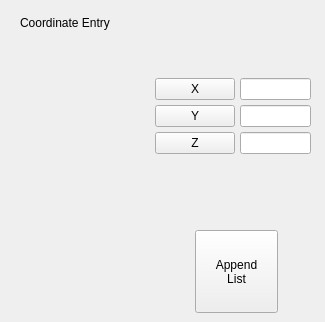
                      <widget class="QWidget" name="page_32">
                       <widget class="QLabel" name="label_32">
                        <property name="geometry">
                         <rect>
                          <x>20</x>
                          <y>15</y>
                          <width>116</width>
                          <height>16</height>
                         </rect>
                        </property>
                        <property name="text">
                         <string>Coordinate Entry</string>
                        </property>
                       </widget>
                       <widget class="QWidget" name="formWidget" native="true">
                        <property name="geometry">
                         <rect>
                          <x>150</x>
                          <y>20</y>
                          <width>166</width>
                          <height>191</height>
                         </rect>
                        </property>
                        <layout class="QFormLayout" name="formLayout_3">
                         <property name="formAlignment">
                          <set>Qt::AlignLeading|Qt::AlignLeft|Qt::AlignVCenter</set>
                         </property>
                         <property name="horizontalSpacing">
                          <number>5</number>
                         </property>
                         <property name="verticalSpacing">
                          <number>5</number>
                         </property>
                         <property name="leftMargin">
                          <number>5</number>
                         </property>
                         <property name="topMargin">
                          <number>5</number>
                         </property>
                         <property name="rightMargin">
                          <number>5</number>
                         </property>
                         <property name="bottomMargin">
                          <number>5</number>
                         </property>
                         <item row="0" column="0">
                          <widget class="QPushButton" name="pushButton_84">
                           <property name="text">
                            <string>X</string>
                           </property>
                           <property name="checkable">
                            <bool>true</bool>
                           </property>
                           <property name="labelName" stdset="0">
                            <string>xCoordLbl</string>
                           </property>
                           <attribute name="buttonGroup">
                            <string notr="true">holeOpBtnGrp</string>
                           </attribute>
                          </widget>
                         </item>
                         <item row="0" column="1">
                          <widget class="QLineEdit" name="xCoordLbl"/>
                         </item>
                         <item row="2" column="0">
                          <widget class="QPushButton" name="pushButton_85">
                           <property name="text">
                            <string>Y</string>
                           </property>
                           <property name="checkable">
                            <bool>true</bool>
                           </property>
                           <property name="labelName" stdset="0">
                            <string>yCoordLbl</string>
                           </property>
                           <attribute name="buttonGroup">
                            <string notr="true">holeOpBtnGrp</string>
                           </attribute>
                          </widget>
                         </item>
                         <item row="3" column="0">
                          <widget class="QPushButton" name="pushButton_86">
                           <property name="text">
                            <string>Z</string>
                           </property>
                           <property name="checkable">
                            <bool>true</bool>
                           </property>
                           <property name="labelName" stdset="0">
                            <string>zCoordLbl</string>
                           </property>
                           <attribute name="buttonGroup">
                            <string notr="true">holeOpBtnGrp</string>
                           </attribute>
                          </widget>
                         </item>
                         <item row="2" column="1">
                          <widget class="QLineEdit" name="yCoordLbl"/>
                         </item>
                         <item row="3" column="1">
                          <widget class="QLineEdit" name="zCoordLbl"/>
                         </item>
                        </layout>
                       </widget>
                       <widget class="QPushButton" name="coordListAppendBtn">
                        <property name="geometry">
                         <rect>
                          <x>195</x>
                          <y>230</y>
                          <width>83</width>
                          <height>83</height>
                         </rect>
                        </property>
                        <property name="text">
                         <string>Append
List</string>
                        </property>
                       </widget>
                      </widget>
